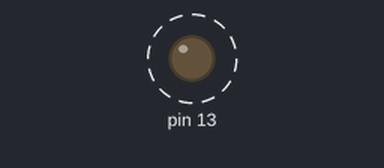
The sketch below on a simulated Arduino Uno, built with avr-gcc and run on an emulated ATmega328P. Parts: output pins drawn as LEDs (lit = HIGH). Dashed ring = blinking.

Above: at 0.5 s.
Timing chart, 0 to 4.6 s (numbered marks = the images above):
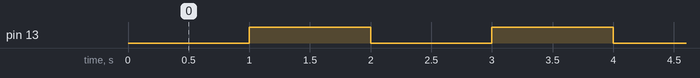

Measured:
- by itself, pin 13: alternates HIGH for 1.0 s and LOW for 1.0 s

The sketch:

Interrupt.ino
```cpp
#include <avr/io.h>
#include <avr/interrupt.h>

void setupTimerInterrupt() {
  // Set timer1 to CTC mode
  TCCR1B |= (1 << WGM12);

  // Set the compare value to create a 1-second interval
  OCR1A = 15624;

  // Enable the timer compare interrupt
  TIMSK1 |= (1 << OCIE1A);

  // Set the prescaler to 1024
  TCCR1B |= (1 << CS12) | (1 << CS10);

  // Enable global interrupts
  sei();
}

ISR(TIMER1_COMPA_vect) {
  // Toggle the LED on PB5 (pin 13 on Arduino Uno)
  PORTB ^= (1 << PB5);
}

int main(void) {
  // Set PB5 (pin 13 on Arduino Uno) as an output
  DDRB |= (1 << PB5);

  // Initialize the timer interrupt
  setupTimerInterrupt();

  while (1) {
    // The interrupt will handle the LED blinking
  }

  return 0;
}
```
